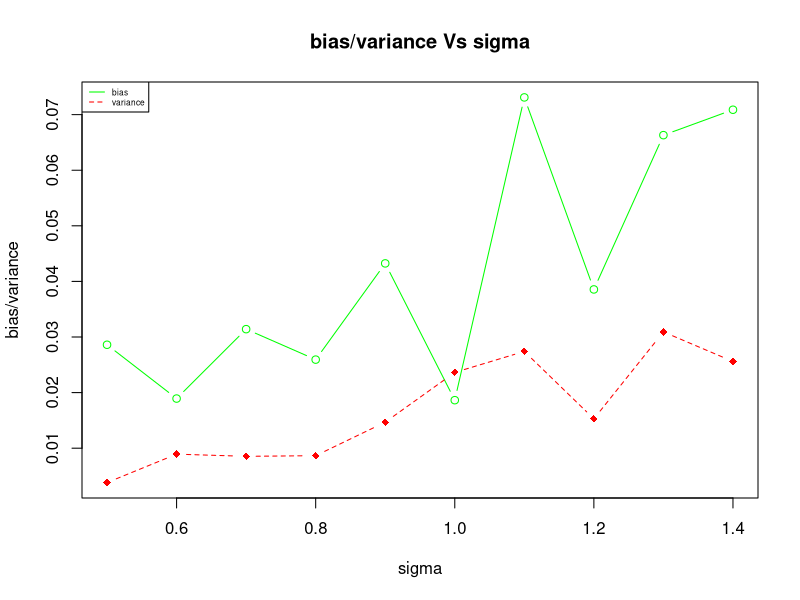

Write R code to recreate this figure.
library(dplyr)

f1 = function(x){
  return((0.4)*log(x^4 + log( x - 0.7) + exp(3*x)))
}

data_generation = function(sig1,k){
  samp <-runif(100,min = 0.71,max = 10)
  eps1 <- rnorm(length(samp),mean = 0,sd = sig1)
  f1_y <- k(samp) + eps1
  data1 = data.frame(samp,f1_y)
  return (data1)
}



find_bias = function(tst, original){
  return (mean(tst)-original)
}

find_var = function(tst){
  return (mean((tst - mean(tst))^2))
}

find_mse = function(tst,original){
  return(mean((tst - original) ^ 2))
}

sig1 = seq(0.5,1.4,by = 0.1)
sample1 =  data.frame(samp = runif(n=100, min=0.71, max=10))
tot_points = 100
simul = 10
mat1  = array(0,dim = c(simul,length(sig1),tot_points))

for (var1 in 1:simul) {
  
  data2 <- data_generation(sig1[1],f1)
  fit_m1 <- lm(f1_y ~ poly(samp,degree = 23,row = TRUE),data = data2)
  
  data2 <- data_generation(sig1[2],f1)
  fit_m2 <- lm(f1_y ~ poly(samp,degree = 23,row = TRUE),data = data2)
  
  data2 <- data_generation(sig1[3],f1)
  fit_m3 <- lm(f1_y ~ poly(samp,degree = 23,row = TRUE),data = data2)
  
  data2 <- data_generation(sig1[4],f1)
  fit_m4 <- lm(f1_y ~ poly(samp,degree = 23,row = TRUE),data = data2)
  
  data2 <- data_generation(sig1[5],f1)
  fit_m5 <- lm(f1_y ~ poly(samp,degree = 23,row = TRUE),data = data2)
  
  data2 <- data_generation(sig1[6],f1)
  fit_m6 <- lm(f1_y ~ poly(samp,degree = 23,row = TRUE),data = data2)
  
  data2 <- data_generation(sig1[7],f1)
  fit_m7 <- lm(f1_y ~ poly(samp,degree = 23,row = TRUE),data = data2)
  
  data2 <- data_generation(sig1[8],f1)
  fit_m8 <- lm(f1_y ~ poly(samp,degree = 23,row = TRUE),data = data2)
  
  data2 <- data_generation(sig1[9],f1)
  fit_m9 <- lm(f1_y ~ poly(samp,degree = 23,row = TRUE),data = data2)
  
  data2 <- data_generation(sig1[10],f1)
  fit_m10 <- lm(f1_y ~ poly(samp,degree = 23,row = TRUE),data = data2)
  
  mat1[var1,1,] = predict(fit_m1,data.frame(samp = sample1$samp))
  mat1[var1,2,] = predict(fit_m2,data.frame(samp = sample1$samp))
  
  mat1[var1,3,] = predict(fit_m3,data.frame(samp = sample1$samp))
  mat1[var1,4,] = predict(fit_m4,data.frame(samp = sample1$samp))
  
  mat1[var1,5,] = predict(fit_m5,data.frame(samp = sample1$samp))
  mat1[var1,6,] = predict(fit_m6,data.frame(samp = sample1$samp))
  
  mat1[var1,7,] = predict(fit_m7,data.frame(samp = sample1$samp))
  mat1[var1,8,] = predict(fit_m8,data.frame(samp = sample1$samp))
  
  mat1[var1,9,] = predict(fit_m9,data.frame(samp = sample1$samp))
  mat1[var1,10,] = predict(fit_m10,data.frame(samp = sample1$samp))
  
}

bias_arr = array(0,c(tot_points,length(sig1)))
var_arr = array(0,c(tot_points,length(sig1)))
mse_arr = array(0,c(tot_points,length(sig1)))

for (var1 in 1:length(sample1$samp)) {
  mat2 = mat1[,,var1]
  if(var1 == 1){
    print(mat2)
  }
  bias_arr[var1,] = apply(mat2,2,find_bias,original=f1(sample1$samp[var1]))
  var_arr[var1,] = apply(mat2,2,find_var)
  mse_arr[var1,] = apply(mat2,2,find_mse,original = f1(sample1$samp[var1]))
  
}
bias = sqrt(colMeans((abs(bias_arr))^2))
variance = colMeans(var_arr)
mse = colMeans(mse_arr)
print(bias^2)
print(variance)
print(mse)
miniv = min(variance)
minib = min(bias)
maxiv = max(variance)
maxib = max(bias)
if(maxiv > maxib){
  maxi = maxiv
} else {
  maxi = maxib
}

if(miniv > minib){
  mini = minib
} else {
  mini = miniv
}

plot(sig1,bias, lty = 1,type = "b", ylim= c(mini, maxi),col = "green" ,main = "bias/variance Vs sigma",xlab = "sigma",ylab = "bias/variance") 
lines(sig1,variance, type='b', col='red',pch=18,lty = 2)
legend("topleft", legend=c("bias", "variance"),
       col=c("green", "red"), cex=0.5,lty = 1:2) 


